Frame 1 (no input): blank canvas, image omitted
Frame 60 (no input): blank canvas, image omitted
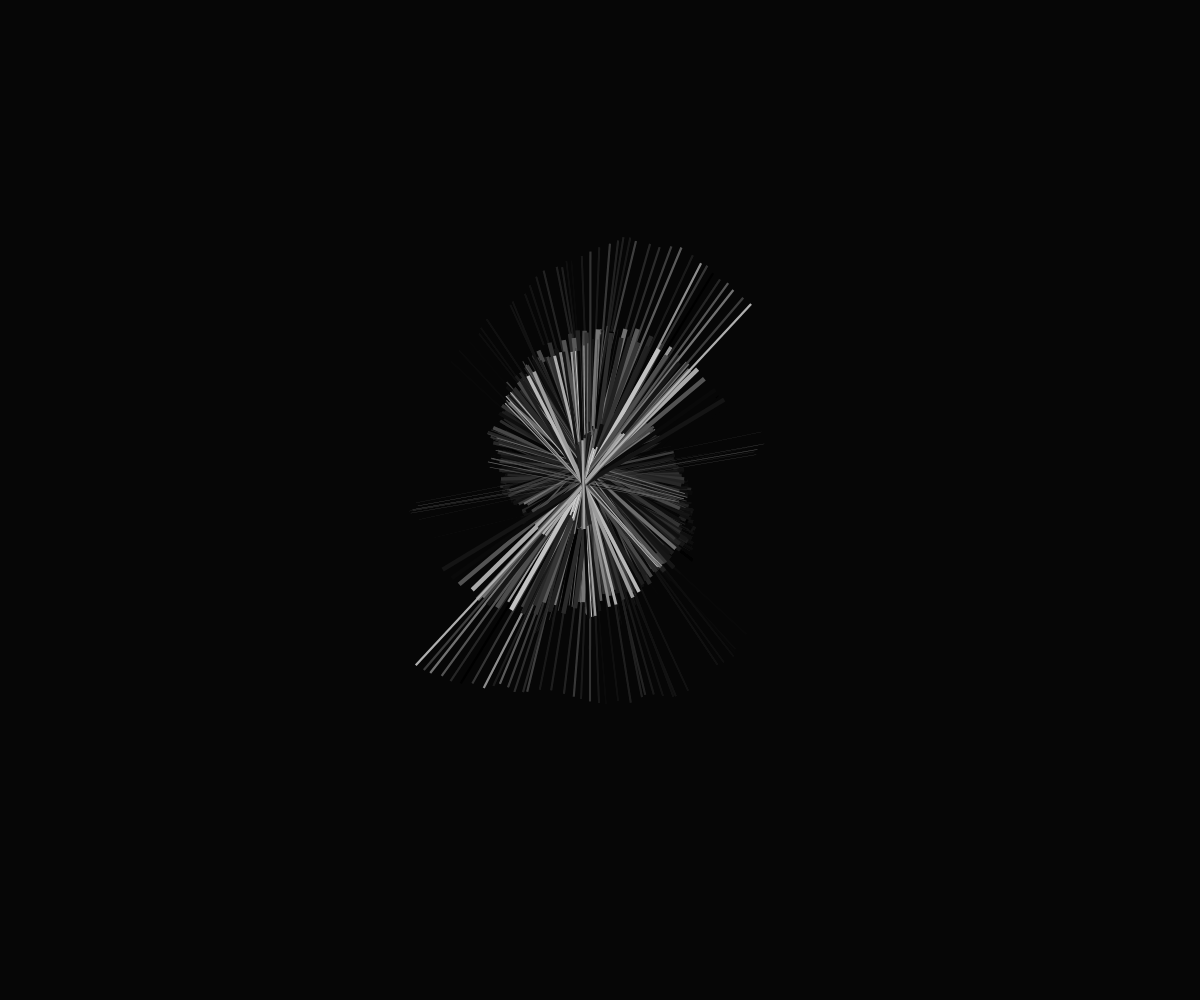
Frame 120 (the mouse pressed at the canvas centre since frame 60)

The p5.js sketch whose frames 1 and 60 were blank and that drew this single picture after the mouse press (run headless with seeded random() and noise() and a simulated clock; from frame 60 on, the mouse is pressed at the canvas centre):

// p5.js sketch
// ── sketch.js
// Functions Covered: rotate(), translate(), scale(), push() = save, pop() = restore
// setTimeout() -> execute the code after some delay. Can make recurcive calls.
var canvas;
let rotateObjs = []

function setup() {
	canvas = createCanvas(windowWidth, windowHeight);
	// canvas.style('z-index','-1'); // send it to back 
	background(100);
	rectMode(CENTER);
	angleMode(DEGREES);
}

function windowResized() {
	// print('resized!');
	resizeCanvas(windowWidth, windowHeight);
	background(100);
}

function draw() {

	background(0, 20);
	noStroke();

	//rect1
	// push();
	// translate(windowWidth / 2, windowHeight / 2);
	// rotate(angle);
	// fill(120);
	// rect(0, 0, 100, 10);
	// pop();

	// angle += 5;
	var x = random(-5,5);
	var y = random(-5,5);
	for(var obj of rotateObjs){
		obj.update();
		obj.x += x;
		obj.y += y;

	}
}
// function mouseMoved(){
// 	for(var obj of rotateObjs){
// 		obj.x = mouseX;
// 		obj.y = mouseY;
// 	}
// }

function mousePressed() {
	for(var i = 0; i < 15 ; i++){
		setTimeout(rotateObjs.push(new RotateObj(mouseX, mouseY, random(360), random(-5,5))), 1000);
	}
	// rotateObjs.push(new RotateObj(mouseX, mouseY, random(360), random(-5,5)));
}

function keyPressed(){
	rotateObjs = [];
}


class RotateObj{
	constructor(x, y, angle, speed) {
		this.x = x;
		this.y = y;
		this.angle = angle;
		this.speed = speed;
		print(this);
	}

	update(){
		push();
		translate(this.x , this.y);
		rotate(this.angle);
		fill(random(255));
		rect(0, 0, this.angle, this.speed);
		pop();
		this.angle += this.speed;
	}
}
